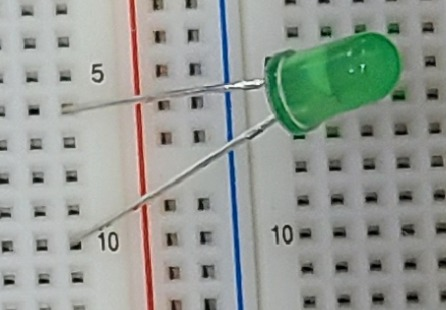
#> input picture temp/led25.JPG, 446 x 310 px
$ python -i cap_detector.py   (imports and definitions only)
#> lines starting #> are read from the running program, lines starting #| are printed output that depends on the picture; after the words box and inside, x2 and y2 are one past the last pixel; in counts of white or black regions, pixels touching at a corner belong together
#> further down, picture is the input picture: shape (310, 446, 3); mean B, G, R 148.2, 154.9, 149.2
import cv2
import numpy as np
import math
from collections import deque

try:
    from sklearn.cluster import DBSCAN
    SKLEARN_AVAILABLE = True
except ImportError:
    SKLEARN_AVAILABLE = False
    print("Warning: sklearn not available. Using simple clustering instead.")


def safe_find_contours(image, mode, method):
    """OpenCV 버전에 상관없이 안전하게 contours를 찾는 함수"""
    result = cv2.findContours(image, mode, method)
    if len(result) == 3:
        _, contours, hierarchy = result
    else:
        contours, hierarchy = result
    return contours, hierarchy


class CapEndpointDetector:
    def __init__(self,
                 min_length=30,
                 clahe_clip=2.0,
                 min_hole_area=50,
                 max_hole_area=500,
                 direction_threshold=0.6,
                 body_proximity=30,
                 hole_distance=25,
                 led_body_exclusion=50,
                 use_otsu=True,
                 enable_interpolation=True,
                 row_col_eps=15,
                 use_symmetry=True):
        # 초기 파라미터 설정
        self.min_length = min_length
        self.clahe_clip = clahe_clip
        self.min_hole_area = min_hole_area
        self.max_hole_area = max_hole_area
        self.direction_threshold = direction_threshold
        self.body_proximity = body_proximity
        self.hole_distance = hole_distance
        self.led_body_exclusion = led_body_exclusion
        self.use_otsu = use_otsu
        self.enable_interpolation = enable_interpolation
        self.row_col_eps = row_col_eps
        self.use_symmetry = use_symmetry

    # --- 전처리 및 유틸리티 함수들 ---
    # [238 lines left out: functions remove_red_blue, apply_clahe, safe_find_contours, simple_dbscan, detect_square_holes, remove_duplicate_points and 3 more, not called in this run]


    def detect_capacitor_body(self, img, min_hull_area=350):
        """Capacitor body detection using Otsu and convex hull"""
#> called with min_hull_area = 350
        gray = cv2.cvtColor(img, cv2.COLOR_BGR2GRAY)
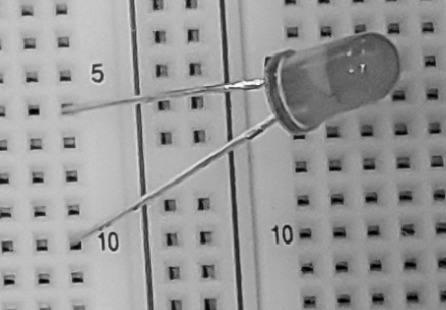
#> gray: shape (310, 446); min 0, max 254, mean 152.4
        _, mask_otsu = cv2.threshold(gray,0,255, cv2.THRESH_BINARY+cv2.THRESH_OTSU) if self.use_otsu else cv2.threshold(gray,127,255, cv2.THRESH_BINARY)
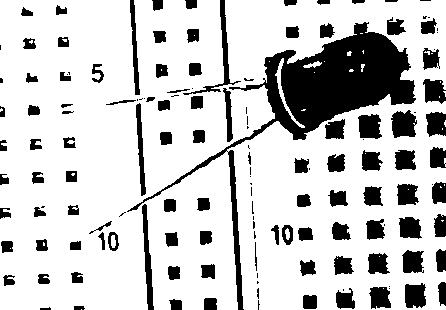
#> mask_otsu: shape (310, 446); 78.7% white; 143 black regions (42 under 20 px), largest, box (x1, y1, x2, y2) and area: (127, 22, 416, 310) 11261, (183, 0, 241, 95) 577, (142, 204, 154, 310) 565
        mask_inv = cv2.bitwise_not(mask_otsu)
        kernel = cv2.getStructuringElement(cv2.MORPH_ELLIPSE,(5,5))
        mask_clean = cv2.morphologyEx(mask_inv,cv2.MORPH_CLOSE,kernel,iterations=3)
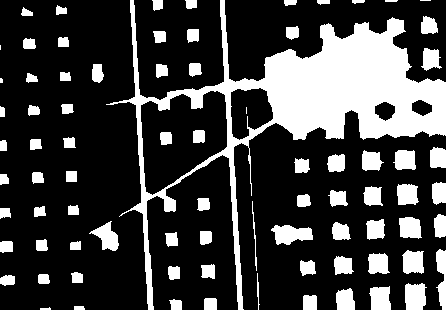
#> mask_clean: shape (310, 446); 24.8% white; 81 white regions (4 under 20 px), largest, box (x1, y1, x2, y2) and area: (106, 0, 446, 310) 19994, (271, 225, 313, 245) 573, (405, 283, 427, 310) 513
        mask_clean = cv2.morphologyEx(mask_clean,cv2.MORPH_OPEN,kernel,iterations=2)
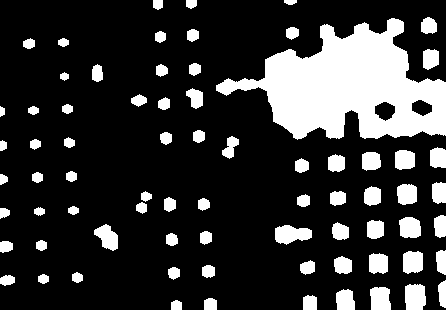
#> mask_clean: shape (310, 446); 20.4% white; 74 white regions
        contours, _ = safe_find_contours(mask_clean, cv2.RETR_EXTERNAL, cv2.CHAIN_APPROX_SIMPLE)
#> in safe_find_contours, `result = cv2.findContours(image, mode, method)`: result = 74 contours; largest, box (x1, y1, x2, y2) and area: (216, 18, 446, 140) 15116, (275, 225, 312, 245) 472, (405, 284, 426, 310) 455, (370, 287, 391, 310) 393, (403, 251, 423, 274) 370
#> in safe_find_contours, `contours, hierarchy = result`: contours has the same summary as result
#> contours has the same summary as result in safe_find_contours
        if not contours: return None, None, mask_clean
        kept=[]
        for cnt in contours:
            hull=cv2.convexHull(cnt)
            if cv2.contourArea(hull)>=min_hull_area:
                kept.append(hull)
#> this loop made 74 passes
#> hull on pass 55: [[4, 108], [4, 114], [0, 116], [0, 106]]
#> after the loop, kept = 7 contours; box (x1, y1, x2, y2) and area: (216, 18, 446, 140) 19985, (275, 225, 312, 245) 539, (405, 284, 426, 310) 474, (370, 287, 391, 310) 416, (94, 224, 118, 251) 416, (403, 251, 423, 274) 388, (399, 217, 421, 238) 376
        if not kept: return None, None, mask_clean
        merged=cv2.convexHull(np.vstack(kept))
#> merged = contour of 19 points, box (x1, y1, x2, y2) (94, 18, 446, 310), area 68978
        M=cv2.moments(merged)
#> M = moments, m00 68977.5, centre m10/m00, m01/m00 = (303.9, 172.5)
        centroid=(int(M["m10"]/M["m00"]), int(M["m01"]/M["m00"])) if M["m00"]!=0 else None
#> centroid = (303, 172)
        return merged, centroid, mask_clean

    # [481 lines left out: functions merge_lines, detect_lines_to_body, select_best_body_lines, find_holes_near_line_endpoints, select_best_symmetric_leads, find_best_symmetric_endpoint and 2 more, not called in this run]


# [26 lines not run here, left out]

>>> import cv2
>>> picture = cv2.imread('../temp/led25.JPG')
>>> result = CapEndpointDetector().detect_capacitor_body(picture)

$ run again, on temp/led10.JPG
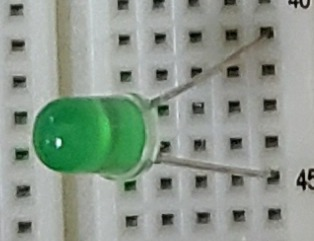
#> input picture temp/led10.JPG, 314 x 241 px
#> picture is the input picture: shape (241, 314, 3); mean B, G, R 141.2, 153, 141.3
#> in detect_capacitor_body, `_, mask_otsu = cv2.threshold(gray,0,255, cv2.THRESH_BINARY+cv2.THRESH_..`:
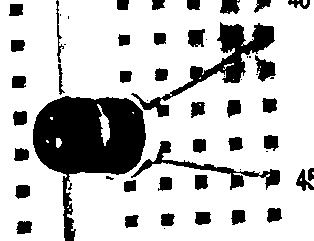
#> mask_otsu: shape (241, 314); 77% white; 56 black regions (16 under 20 px), largest, box (x1, y1, x2, y2) and area: (33, 96, 146, 241) 7796, (131, 22, 275, 117) 2568, (131, 141, 280, 190) 1154
#> in detect_capacitor_body, `mask_clean = cv2.morphologyEx(mask_clean,cv2.MORPH_OPEN,kernel,iterati..`:
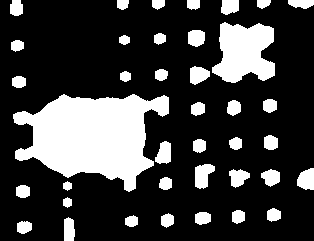
#> mask_clean: shape (241, 314); 24% white; 39 white regions
#> result = 39 contours; largest, box (x1, y1, x2, y2) and area: (13, 94, 169, 192) 9004, (212, 22, 275, 83) 2633, (195, 164, 215, 189) 312, (297, 168, 314, 190) 265, (190, 66, 210, 85) 246
#> in safe_find_contours, `contours, hierarchy = result`: contours has the same summary as result
#> in detect_capacitor_body, `contours, _ = safe_find_contours(mask_clean, cv2.RETR_EXTERNAL, cv2.CH..`: contours has the same summary as result in safe_find_contours
#> the loop in detect_capacitor_body, `for cnt in contours:` made 39 passes
#> after the loop in detect_capacitor_body, `for cnt in contours:`: kept = 3 contours; box (x1, y1, x2, y2) and area: (13, 94, 169, 192) 11731, (212, 22, 275, 83) 3293, (195, 164, 215, 189) 364
#> merged = contour of 17 points, box (x1, y1, x2, y2) (13, 22, 275, 192), area 28423
#> M = moments, m00 28423, centre m10/m00, m01/m00 = (154, 113.7)
#> centroid = (153, 113)
